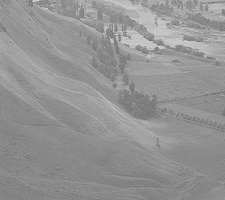
#> input picture src/Homework1/resources/equalization.jpg, 225 x 200 px
$ python Equalization.py
#> lines starting #> are read from the running program, lines starting #| are printed output that depends on the picture
'''
Created on 13 march 2016

@author: Emmanuel
'''
import cv2
from matplotlib import pyplot as plt

img = cv2.imread('../resources/equalization.jpg',cv2.IMREAD_GRAYSCALE)
#> img is the input picture: shape (200, 225); min 105, max 224, mean 147.6
hist = cv2.calcHist([img],[0],None,[256],[0,256])
#> hist = 256 values, max 1824 at index 138, min 0 at index 0, mean 175.8

# getting started with the thresholding base
fig1 = plt.figure()
plt.subplot(222)
plt.hist(img.ravel(),256,[0,256]);
plt.subplot(221)
plt.imshow(img, 'gray')

# equalization of the image
img = cv2.equalizeHist(img)
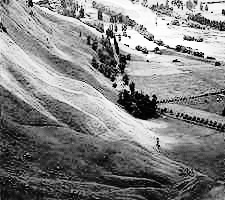
#> img: shape (200, 225); min 0, max 255, mean 130.5
hist = cv2.calcHist([img],[0],None,[256],[0,256])
#> hist = 256 values, max 1824 at index 77, min 0 at index 6, mean 175.8
plt.subplot(224)
plt.plot(hist, 'black');
plt.subplot(223)
plt.imshow(img, 'gray')


plt.show()
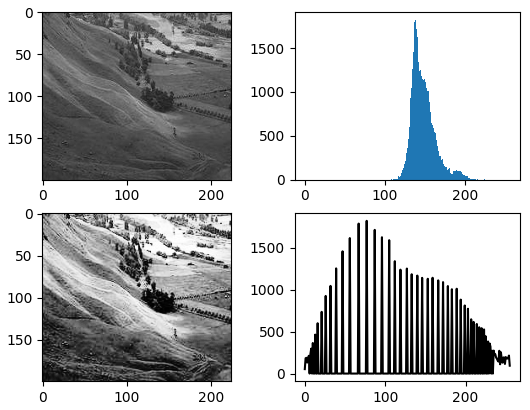
#> figure drawn by matplotlib, 4 panels; panel 1: tallest bar 1824 high, from x = 138 to 139; panel 3: curve peaks at x = 77, y = 1824
